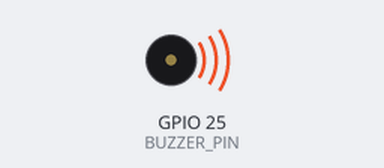
This sketch was run on a simulated ESP32. Parts: buzzer (waves = sounding).

Above: at 0.1 s.
At 15.89 s:
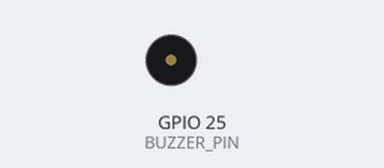
Timing chart, 0 to 40.0 s (numbered marks = the images above):
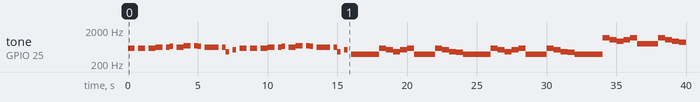

The sketch:

The_Avengers_Main_Theme_for_Buzzer.ino
```cpp
//Coded By denyz427 on 25th March 2022 find me at https://github.com/denyz427

//defining frequency of the Current_notes for music player
#define NOTE_B0  31
#define NOTE_C1  33
#define NOTE_CS1 35
#define NOTE_D1  37
#define NOTE_DS1 39
#define NOTE_E1  41
#define NOTE_F1  44
#define NOTE_FS1 46
#define NOTE_G1  49
#define NOTE_GS1 52
#define NOTE_A1  55
#define NOTE_AS1 58
#define NOTE_B1  62
#define NOTE_C2  65
#define NOTE_CS2 69
#define NOTE_D2  73
#define NOTE_DS2 78
#define NOTE_E2  82
#define NOTE_F2  87
#define NOTE_FS2 93
#define NOTE_G2  98
#define NOTE_GS2 104
#define NOTE_A2  110
#define NOTE_AS2 117
#define NOTE_B2  123
#define NOTE_C3  131
#define NOTE_CS3 139
#define NOTE_D3  147
#define NOTE_DS3 156
#define NOTE_E3  165
#define NOTE_F3  175
#define NOTE_FS3 185
#define NOTE_G3  196
#define NOTE_GS3 208
#define NOTE_A3  220
#define NOTE_AS3 233
#define NOTE_B3  247
#define NOTE_C4  262
#define NOTE_CS4 277
#define NOTE_D4  294
#define NOTE_DS4 311
#define NOTE_E4  330
#define NOTE_F4  349
#define NOTE_FS4 370
#define NOTE_G4  392
#define NOTE_GS4 415
#define NOTE_A4  440
#define NOTE_AS4 466
#define NOTE_B4  494
#define NOTE_C5  523
#define NOTE_CS5 554
#define NOTE_D5  587
#define NOTE_DS5 622
#define NOTE_E5  659
#define NOTE_F5  698
#define NOTE_FS5 740
#define NOTE_G5  784
#define NOTE_GS5 831
#define NOTE_A5  880
#define NOTE_AS5 932
#define NOTE_B5  988
#define NOTE_C6  1047
#define NOTE_CS6 1109
#define NOTE_D6  1175
#define NOTE_DS6 1245
#define NOTE_E6  1319
#define NOTE_F6  1397
#define NOTE_FS6 1480
#define NOTE_G6  1568
#define NOTE_GS6 1661
#define NOTE_A6  1760
#define NOTE_AS6 1865
#define NOTE_B6  1976
#define NOTE_C7  2093
#define NOTE_CS7 2217
#define NOTE_D7  2349
#define NOTE_DS7 2489
#define NOTE_E7  2637
#define NOTE_F7  2794
#define NOTE_FS7 2960
#define NOTE_G7  3136
#define NOTE_GS7 3322
#define NOTE_A7  3520
#define NOTE_AS7 3729
#define NOTE_B7  3951
#define NOTE_C8  4186
#define NOTE_CS8 4435
#define NOTE_D8  4699
#define NOTE_DS8 4978

//defining pin for buzzer
#define BUZZER_PIN 25
#define BUZZER_CHANNEL 0

// You can write your own song by modifying the melody array below with the following format
// int melody[][2]= {   {Note_1,duration in millisecond for Note_1 to be played}   ,   {Note_2,duration in millisecond for Note_2 to be played}   , ...}
// 0 means rest (no sound)
//The Avengers theme song source: https://musescore.com/user/22961056/scores/5533145 https://musescore.com/user/16878501/scores/4369966
int melody[][2]= {
                    {NOTE_D5,125},{0,0},{NOTE_D5,125},{0,0},{NOTE_D5,250},{0,250},{NOTE_D5,125},{0,0},{NOTE_D5,125},{0,0},{NOTE_D5,250},{0,250},{NOTE_D5,125},{0,0},{NOTE_D5,125},{0,0},{NOTE_D5,125},{0,0},{NOTE_D5,125},{0,0}
                   ,{NOTE_DS5,125},{0,0},{NOTE_DS5,125},{0,0},{NOTE_DS5,250},{0,250},{NOTE_DS5,125},{0,0},{NOTE_DS5,125},{0,0},{NOTE_E5,250},{0,250},{NOTE_DS5,125},{0,0},{NOTE_DS5,125},{0,0},{NOTE_DS5,125},{0,0},{NOTE_DS5,125},{0,0}
                   ,{NOTE_F5,125},{0,0},{NOTE_F5,125},{0,0},{NOTE_F5,250},{0,250},{NOTE_F5,125},{0,0},{NOTE_F5,125},{0,0},{NOTE_E5,250},{0,250},{NOTE_DS5,125},{0,0},{NOTE_DS5,125},{0,0},{NOTE_DS5,125},{0,0},{NOTE_DS5,125},{0,0}
                   ,{NOTE_DS5,125},{0,0},{NOTE_DS5,125},{0,0},{NOTE_DS5,250},{0,250},{NOTE_DS5,125},{0,0},{NOTE_DS5,125},{NOTE_AS4,250},{0,250},{NOTE_C5,250},{0,250}
                   ,{NOTE_D5,125},{0,0},{NOTE_D5,125},{0,0},{NOTE_D5,250},{0,250},{NOTE_D5,125},{0,0},{NOTE_D5,125},{0,0},{NOTE_D5,250},{0,250},{NOTE_D5,125},{0,0},{NOTE_D5,125},{0,0},{NOTE_D5,125},{0,0},{NOTE_D5,125},{0,0}
                   ,{NOTE_DS5,125},{0,0},{NOTE_DS5,125},{0,0},{NOTE_DS5,250},{0,250},{NOTE_DS5,125},{0,0},{NOTE_DS5,125},{0,0},{NOTE_E5,250},{0,250},{NOTE_DS5,125},{0,0},{NOTE_DS5,125},{0,0},{NOTE_DS5,125},{0,0},{NOTE_DS5,125},{0,0}
                   ,{NOTE_F5,125},{0,0},{NOTE_F5,125},{0,0},{NOTE_F5,250},{0,250},{NOTE_F5,125},{0,0},{NOTE_F5,125},{0,0},{NOTE_E5,250},{0,250},{NOTE_DS5,125},{0,0},{NOTE_DS5,125},{0,0},{NOTE_DS5,125},{0,0},{NOTE_DS5,125},{0,0}
                   ,{NOTE_DS5,125},{0,0},{NOTE_DS5,125},{0,0},{NOTE_DS5,250},{0,250},{NOTE_DS5,125},{0,0},{NOTE_DS5,125},{NOTE_AS4,250},{0,250},{NOTE_C5,250},{0,250}
                   ,{NOTE_G4,2000},{0,0}
                   ,{NOTE_D5,500},{0,0},{NOTE_C5,500},{0,0},{NOTE_AS4,500},{0,0},{NOTE_C5,500},{0,0}
                   ,{NOTE_D5,500},{0,0},{NOTE_G4,1500},{0,0}
                   ,{NOTE_D5,500},{0,0},{NOTE_C5,500},{0,0},{NOTE_AS4,500},{0,0},{NOTE_A4,500},{0,0}
                   ,{NOTE_G4,2000},{0,0}
                   ,{NOTE_D5,500},{0,0},{NOTE_C5,500},{0,0},{NOTE_AS4,500},{0,0},{NOTE_C5,500},{0,0}
                   ,{NOTE_D5,500},{0,0},{NOTE_G4,1500},{0,0}
                   ,{NOTE_D5,500},{0,0},{NOTE_C5,500},{0,0},{NOTE_AS4,500},{0,0},{NOTE_A4,500},{0,0}
                   ,{NOTE_G4,2000},{0,0}
                   ,{NOTE_D6,500},{0,0},{NOTE_C6,500},{0,0},{NOTE_AS5,500},{0,0},{NOTE_C6,500},{0,0}
                   ,{NOTE_D6,500},{0,0},{NOTE_G5,1500},{0,0}
                   ,{NOTE_D6,500},{0,0},{NOTE_C6,500},{0,0},{NOTE_AS5,500},{0,0},{NOTE_A5,500},{0,0}
                   ,{NOTE_G5,2000},{0,0}
                   ,{NOTE_D6,500},{0,0},{NOTE_C6,500},{0,0},{NOTE_AS5,500},{0,0},{NOTE_C6,500},{0,0}
                   ,{NOTE_D6,500},{0,0},{NOTE_G5,1500},{0,0}
                   ,{NOTE_D6,500},{0,0},{NOTE_C6,500},{0,0},{NOTE_AS5,500},{0,0},{NOTE_A5,500},{0,0}
                   ,{NOTE_E5,500},{NOTE_G4,500},{0,0},{NOTE_G5,1000},{0,0}
                   ,{NOTE_G5,1000},{0,0},{NOTE_C5,1000},{0,0}
                   ,{NOTE_D5,250},{0,0},{NOTE_AS4,250},{0,0},{NOTE_G4,500},{0,0},{NOTE_G5,1000},{0,0}
                   ,{NOTE_GS5,1000},{0,0},{NOTE_G5,1000},{0,0}
                   ,{NOTE_A5,500},{NOTE_C5,500},{0,0},{NOTE_C6,1000}
                   ,{NOTE_C6,1000},{0,0},{NOTE_F6,750},{0,0},{NOTE_C6,250},{0,0}
                   ,{NOTE_D6,500},{0,0},{NOTE_D5,500},{0,0},{NOTE_D6,1000}
                   ,{NOTE_D6,500},{0,0},{NOTE_B4,500},{0,0},{NOTE_B5,1000},{0,0}
                   ,{NOTE_G5,250},{0,0},{NOTE_E5,250},{0,0},{NOTE_E5,250},{0,0},{NOTE_G5,250},{0,0},{NOTE_G5,250},{0,0},{NOTE_E5,250},{0,0},{NOTE_E5,500}
                   ,{NOTE_E5,500},{0,0},{NOTE_E5,500},{0,0},{NOTE_E5,750},{0,0},{NOTE_B5,250},{0,0}
                   ,{NOTE_A5,2000},{0,0}
                   ,{NOTE_G5,250},{0,0},{NOTE_E5,250},{0,0},{NOTE_E5,250},{0,0},{NOTE_G5,250},{0,0},{NOTE_G5,250},{0,0},{NOTE_E5,250},{0,0},{NOTE_E5,250},{0,0},{NOTE_G5,250},{0,0}
                   ,{NOTE_G5,250},{0,0},{NOTE_E5,250},{0,0},{NOTE_E5,250},{0,0},{NOTE_G5,250},{0,0},{NOTE_G5,250},{0,0},{NOTE_E5,250},{0,0},{NOTE_E5,500}
                   ,{NOTE_E5,500},{0,0},{NOTE_E5,500},{0,0},{NOTE_E5,750},{0,0},{NOTE_B5,250},{0,0}
                   ,{NOTE_A5,2000},{0,0}
                   ,{NOTE_G5,250},{0,0},{NOTE_E5,250},{0,0},{NOTE_E5,250},{0,0},{NOTE_G5,250},{0,0},{NOTE_G5,250},{0,0},{NOTE_E5,250},{0,0},{NOTE_E5,500},{0,0}
                   ,{NOTE_E5,750},{0,0},{NOTE_D5,125},{0,0},{NOTE_E5,125},{0,0},{NOTE_FS5,1000},{0,0}
                   ,{NOTE_D5,250},{0,0},{NOTE_E5,250},{0,500},{NOTE_E5,250},{0,0},{NOTE_FS5,250},{0,500}
                   ,{NOTE_E5,2000},{0,0}
                   ,{NOTE_E5,500},{0,0},{NOTE_E5,500},{0,0},{NOTE_E5,750},{0,0},{NOTE_B5,250},{0,0}
                   ,{NOTE_A5,2000},{0,0}
                   ,{NOTE_G5,1000},{0,0},{NOTE_FS5,1000},{0,0}
                   ,{NOTE_E5,2000}
                   ,{NOTE_E5,500},{0,0},{NOTE_E5,500},{0,0},{NOTE_E5,750},{0,0},{NOTE_B5,250},{0,0}
                   ,{NOTE_CS6,1000},{0,0},{NOTE_A5,1000},{0,0}
                   ,{NOTE_B5,2000},{0,0}
                   ,{NOTE_E5,2000}
                   ,{NOTE_E5,500},{0,0},{NOTE_E5,500},{0,0},{NOTE_E5,750},{0,0},{NOTE_B5,250},{0,0}
                   ,{NOTE_A5,2000},{0,0}
                   ,{NOTE_G5,1000},{0,0},{NOTE_FS5,1000},{0,0}
                   ,{NOTE_D5,250},{0,0},{NOTE_E5,250},{0,500},{NOTE_E5,250},{0,0},{NOTE_FS5,250},{0,500}
                   ,{NOTE_E5,2000},{0,0}
                 };

//to modify playing speed
float music_speed_multiplier = 1;

unsigned int Current_note=0, MaxIndex;
unsigned long DurationTime=0;

void setup() {
  MaxIndex=sizeof(melody)/sizeof(melody[0])-1;
  }

void loop() {
  if (millis()>=DurationTime){
    DurationTime=millis()+melody[Current_note][1]*music_speed_multiplier;
    if(melody[Current_note][0]==0){
      ledcDetachPin(BUZZER_PIN);
    }
    else{
      ledcAttachPin(BUZZER_PIN, BUZZER_CHANNEL);
      ledcWriteTone(BUZZER_CHANNEL, melody[Current_note][0]);
    }

    if (Current_note==MaxIndex){
      Current_note=0;

      //delay for 1.5 second after music ends
      delay(1500);
    }else{
      Current_note++;
    }
  }
}
```

Measured:
- by itself, tone on GPIO 25 (BUZZER_PIN): plays 587 Hz for 0.50 s, 587 Hz for 0.50 s, 587 Hz for 0.50 s, 622 Hz for 0.50 s, 622 Hz for 0.25 s, 659 Hz for 0.25 s … (61 notes in this stretch)
